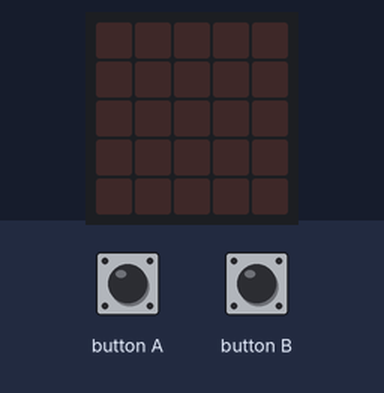
Bench run of a program on a simulated BBC micro:bit (MakeCode). On the bench: the board's 5×5 LED display. The test bench sets the inputs (shaded band).

Above: at 1.2 s.
1.3 s: button B pressed for 0.15 s
At 1.5 s:
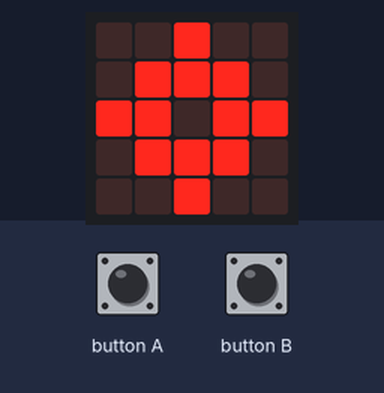
4.4 s: button A pressed for 1 s
At 5.6 s:
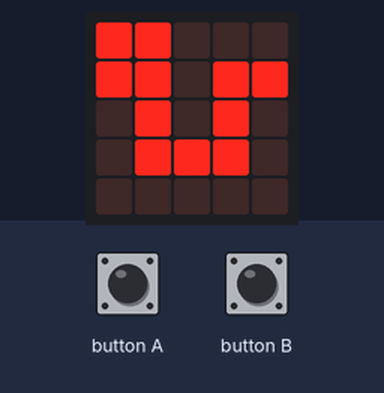
6.9 s: button A pressed for 0.15 s
At 7.9 s:
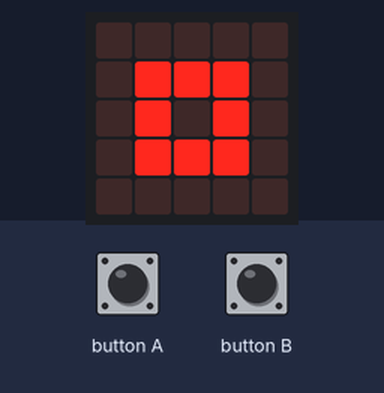
8.5 s: button B pressed for 3.2 s
At 14.4 s:
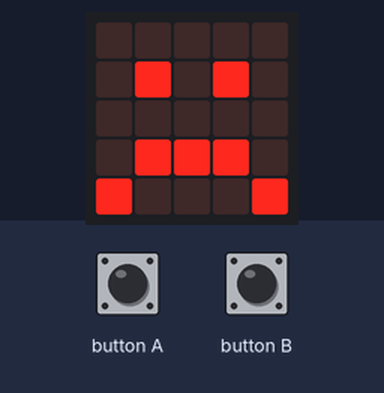
Timing chart, 0 to 15.7 s (numbered marks = the images above; inputs shaded):
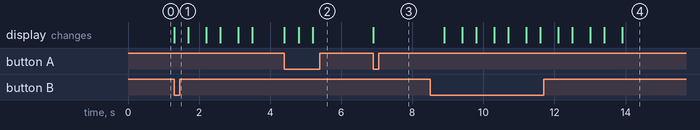

The program:

Code.py
```python
def holeEingabe():
    global Index
    while True:
        if input.button_is_pressed(Button.A):
            Index += 1
            if Index == 5:
                Index = 0
            Symbole[Index].show_image(0)
        elif input.button_is_pressed(Button.B):
            EingegebeneKombination.append(Index)
            for index in range(3):
                Symbole[Index].show_image(0)
                basic.clear_screen()
                basic.pause(500)
            break
EingegebeneKombination: List[number] = []
Symbole: List[Image] = []
Index = 0
LängeEingabe = 0
Index = -1
Symbole = [images.icon_image(IconNames.PITCHFORK),
    images.icon_image(IconNames.SMALL_DIAMOND),
    images.icon_image(IconNames.SNAKE),
    images.icon_image(IconNames.SMALL_SQUARE),
    images.icon_image(IconNames.TARGET)]
for index2 in range(3):
    holeEingabe()
if EingegebeneKombination[0] == 0 and EingegebeneKombination[1] == 4 and EingegebeneKombination[2] == 1:
    basic.show_icon(IconNames.HAPPY)
else:
    basic.show_icon(IconNames.SAD)
```

Measured:
- after the input at 1.3 s, the display: changes at once (image 1)
- after the input at 4.4 s, the display: first changes at once (image 2 shows a later state)
- after the input at 6.9 s, the display: changes at once (image 3)
- after the input at 8.5 s, the display: first changes after 0.40 s (image 4 shows a later state)
